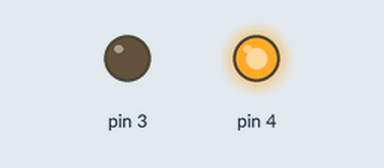
Simulated run of this sketch. Board: Arduino Uno, built with avr-gcc and run on an emulated ATmega328P. Parts: output pins drawn as LEDs (lit = HIGH). What the sketch prints to the serial monitor is not drawn.

Above: at 0.1 s.
Timing chart, 0 to 1.6 s (numbered marks = the images above):
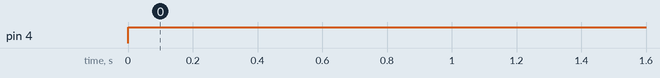

The sketch:

prelab-1a.ino
```cpp
void setup() {
  pinMode(3, OUTPUT);
  pinMode(4, OUTPUT);

  Serial.begin(9600);

  int x = 0;
  int y = x - 2; unsigned int z = y; Serial.println(z);
}

void loop() {
  digitalWrite(3, LOW);
  digitalWrite(4, HIGH);
}
```

Measured:
- by itself, pin 4: LOW → HIGH at 0.00 s
